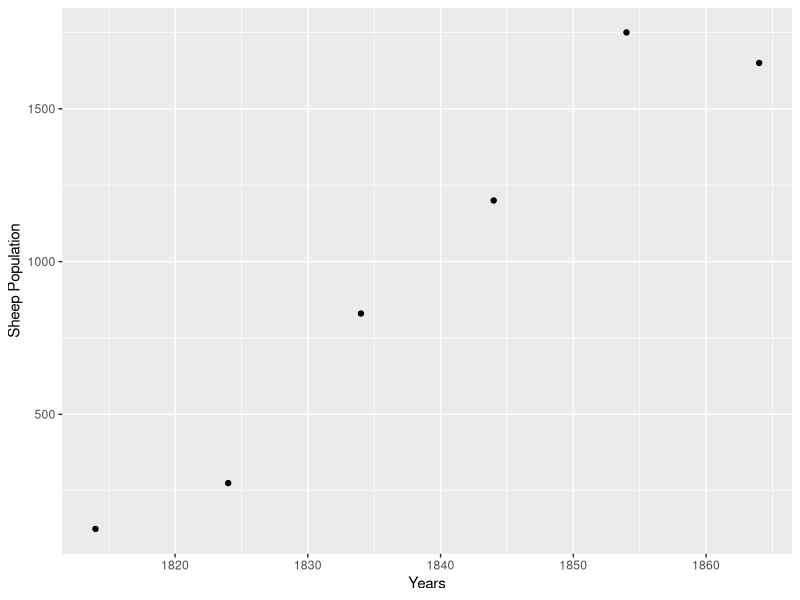
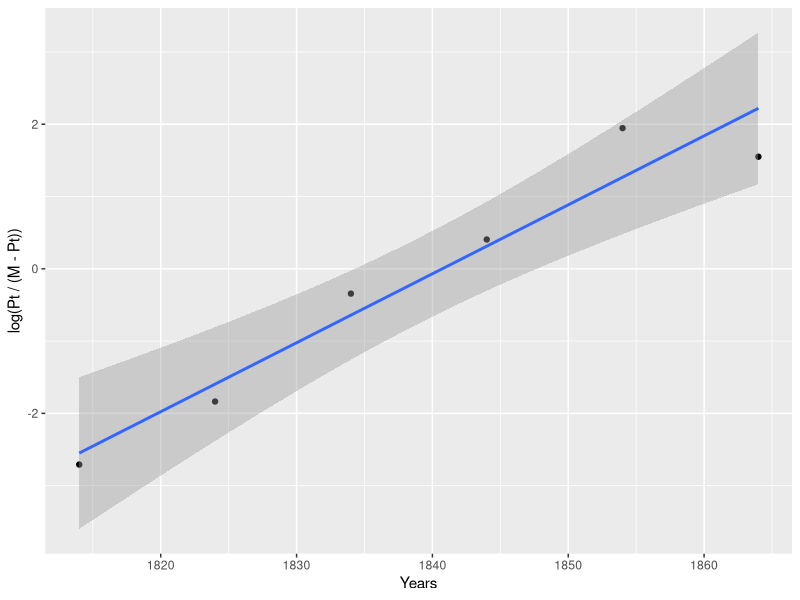
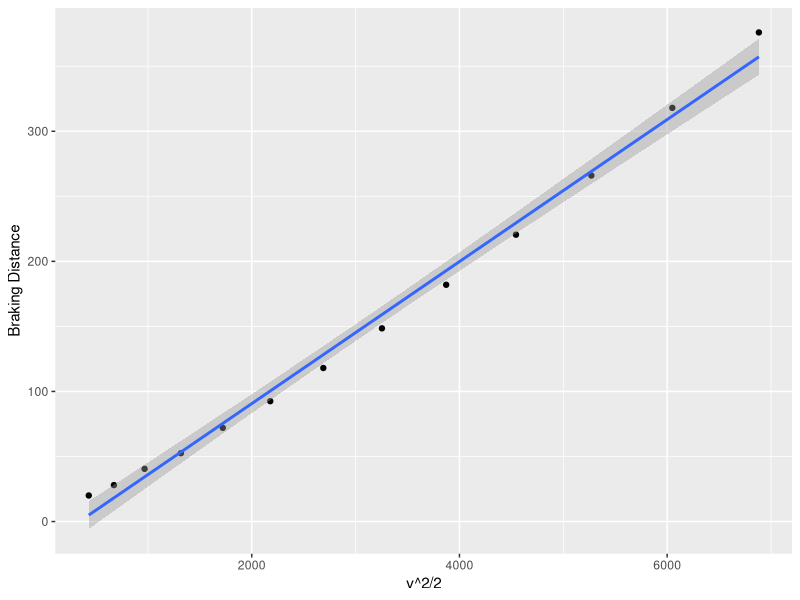

These charts were generated, in order, by the following R code:
## ---- chunk 1
library(ggplot2)

t <- c(1814, 1824, 1834, 1844, 1854, 1864)
Pt <- c(125, 275, 830, 1200, 1750, 1650)
df <- data.frame(t, Pt)

ggplot(data = df, aes(x = t, y = Pt)) + geom_point() + xlab("Years") + ylab("Sheep Population")
## ---- chunk 2
M <- 2000
ln_PMP <- log(Pt / (M - Pt))
df <- cbind(df, ln_PMP) 
ggplot(data = df, aes(x = t, y = ln_PMP)) + geom_point() + stat_smooth(method = "lm") + xlab("Years") + ylab("log(Pt / (M - Pt))")
## ---- chunk 3
m <- lm(ln_PMP ~ df$t)
coefficients(m)
rM <- 0.09539543
C <- 1814 * rM - 175.59646688
t_star <- (- C / rM) + 1814

#Slope
rM

#Constant
C

#Time when population P reaches half the M. 
t_star
## ---- chunk 4
speed <- c(20, 25, 30, 35, 40, 45, 50, 55, 60, 65, 70, 75, 80)
distance <- c(20, 28, 40.5, 52.5, 72, 92.5, 118, 148.5, 182, 220.5, 266, 318, 376)

speed <- speed * 5280 / 3600
speed

v_square_half <- speed ^ 2 / 2
df1 <- data.frame(v_square_half, distance)
ggplot(data = df1, aes(x = v_square_half, y = distance)) + geom_point() + stat_smooth(method = "lm") + xlab("v^2/2") + ylab("Braking Distance")

## ---- chunk 5
m1 <- lm(df1$distance ~ df1$v_square_half)
coefficients(m1)
k <- 1 / 0.0545909
k
